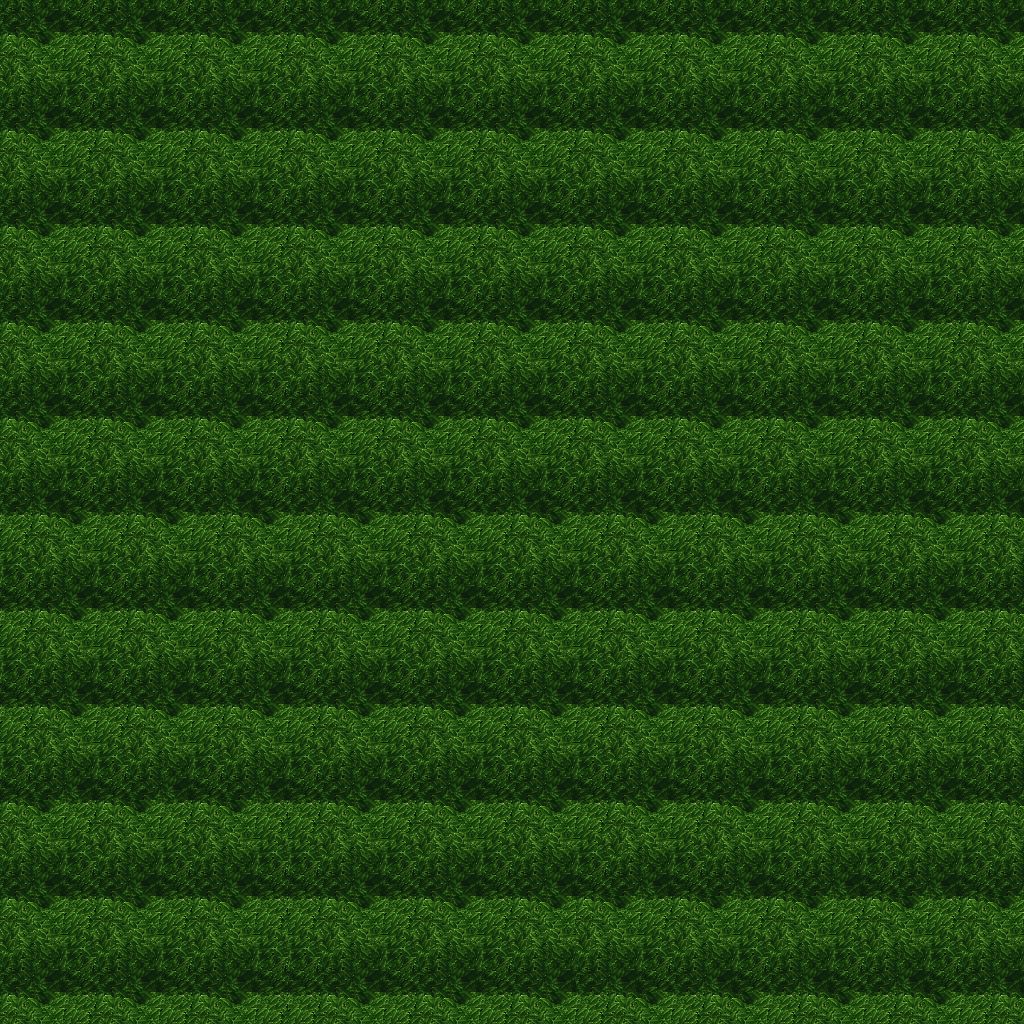

A 2D game scene composited from a Tiled map and its tileset images. What follows is a short description and the map's XML, with each tile layer's data collapsed to a summary:
An orthogonal 32x32 tile map with 32x32 px tiles, 5 tile layers (Ground, Objects, Objects2, Above, ...), 1 hidden layer not drawn, 27 tilesets.

<map version="1.10" tiledversion="1.11.0" orientation="orthogonal" renderorder="right-down" width="32" height="32" tilewidth="32" tileheight="32" infinite="0" nextlayerid="11" nextobjectid="1">
 <tileset firstgid="1" name="ground_ground" tilewidth="32" tileheight="32" tilecount="33" columns="3">
  <image source="../drawable/ground_ground.png" width="96" height="352" />
 </tileset>
 <tileset firstgid="34" name="ground_grass_edges" tilewidth="32" tileheight="32" tilecount="36" columns="12">
  <image source="../drawable/ground_grass_edges.png" width="384" height="96" />
 </tileset>
 <tileset firstgid="70" name="ground_grass_corners" tilewidth="32" tileheight="32" tilecount="24" columns="6">
  <image source="../drawable/ground_grass_corners.png" width="192" height="128" />
 </tileset>
 <tileset firstgid="94" name="plant_grasses" tilewidth="32" tileheight="32" tilecount="6" columns="3">
  <image source="../drawable/plant_grasses.png" width="96" height="64" />
 </tileset>
 <tileset firstgid="100" name="plant_flower_daisy_blue" tilewidth="32" tileheight="32" tilecount="8" columns="2">
  <image source="../drawable/plant_flower_daisy_blue.png" width="64" height="128" />
 </tileset>
 <tileset firstgid="108" name="plant_flower_daisy_yellow" tilewidth="32" tileheight="32" tilecount="8" columns="2">
  <image source="../drawable/plant_flower_daisy_yellow.png" width="64" height="128" />
 </tileset>
 <tileset firstgid="116" name="plant_flower_daisy_red" tilewidth="32" tileheight="32" tilecount="8" columns="2">
  <image source="../drawable/plant_flower_daisy_red.png" width="64" height="128" />
 </tileset>
 <tileset firstgid="124" name="plant_flower_daisy_white" tilewidth="32" tileheight="32" tilecount="8" columns="2">
  <image source="../drawable/plant_flower_daisy_white.png" width="64" height="128" />
 </tileset>
 <tileset firstgid="132" name="logic_collision" tilewidth="32" tileheight="32" tilecount="1" columns="1">
  <image source="../drawable/logic_collision.png" width="32" height="32" />
 </tileset>
 <tileset firstgid="133" name="plant_tree_tree_green" tilewidth="32" tileheight="32" tilecount="88" columns="8">
  <image source="../drawable/plant_tree_tree_green.png" width="256" height="352" />
 </tileset>
 <tileset firstgid="221" name="object_tent" tilewidth="32" tileheight="32" tilecount="9" columns="3">
  <image source="../drawable/object_tent.png" width="96" height="96" />
 </tileset>
 <tileset firstgid="230" name="logic_item_herb" tilewidth="32" tileheight="32" tilecount="5" columns="5">
  <image source="../drawable/logic_item_herb.png" width="160" height="32" />
 </tileset>
 <tileset firstgid="235" name="logic_item_resources" tilewidth="32" tileheight="32" tilecount="6" columns="6">
  <image source="../drawable/logic_item_resources.png" width="192" height="32" />
 </tileset>
 <tileset firstgid="241" name="building_church" tilewidth="32" tileheight="32" tilecount="56" columns="8">
  <image source="../drawable/building_church.png" width="256" height="224" />
 </tileset>
 <tileset firstgid="297" name="logic_creature_albino_elf" tilewidth="32" tileheight="32" tilecount="5" columns="5">
  <image source="../drawable/logic_creature_albino_elf.png" width="160" height="32" />
 </tileset>
 <tileset firstgid="302" name="item_statue_broken_green_column" tilewidth="32" tileheight="32" tilecount="2" columns="1">
  <image source="../drawable/item_statue_broken_green_column.png" width="32" height="64" />
 </tileset>
 <tileset firstgid="304" name="plant_tree_spruce" tilewidth="32" tileheight="32" tilecount="6" columns="2">
  <image source="../drawable/plant_tree_spruce.png" width="64" height="96" />
 </tileset>
 <tileset firstgid="310" name="plant_tree_pine_snowy" tilewidth="32" tileheight="32" tilecount="6" columns="2">
  <image source="../drawable/plant_tree_pine_snowy.png" width="64" height="96" />
 </tileset>
 <tileset firstgid="316" name="logic_creature_ent" tilewidth="32" tileheight="32" tilecount="4" columns="4">
  <image source="../drawable/logic_creature_ent.png" width="128" height="32" />
 </tileset>
 <tileset firstgid="320" name="logic_item_mushroom" tilewidth="32" tileheight="32" tilecount="6" columns="6">
  <image source="../drawable/logic_item_mushroom.png" width="192" height="32" />
 </tileset>
 <tileset firstgid="326" name="plant_tree_tree_blue" tilewidth="32" tileheight="32" tilecount="25" columns="5">
  <image source="../drawable/plant_tree_tree_blue.png" width="160" height="160" />
 </tileset>
 <tileset firstgid="351" name="ground_pothole" tilewidth="32" tileheight="32" tilecount="4" columns="4">
  <image source="../drawable/ground_pothole.png" width="128" height="32" />
 </tileset>
 <tileset firstgid="355" name="logic_portal" tilewidth="32" tileheight="32" tilecount="24" columns="8">
  <image source="../drawable/logic_portal.png" width="256" height="96" />
 </tileset>
 <tileset firstgid="379" name="logic_creature_mythical_being" tilewidth="32" tileheight="32" tilecount="24" columns="8">
  <image source="../drawable/logic_creature_mythical_being.png" width="256" height="96" />
 </tileset>
 <tileset firstgid="403" name="furniture_light_roots_lamp" tilewidth="32" tileheight="32" tilecount="6" columns="2">
  <image source="../drawable/furniture_light_roots_lamp.png" width="64" height="96" />
 </tileset>
 <tileset firstgid="409" name="light_dim_light_7x5" tilewidth="32" tileheight="32" tilecount="35" columns="7">
  <image source="../drawable/light_dim_light_7x5.png" width="224" height="160" />
 </tileset>
 <tileset firstgid="444" name="light_light_5x5" tilewidth="32" tileheight="32" tilecount="25" columns="5">
  <image source="../drawable/light_light_5x5.png" width="160" height="160" />
 </tileset>
 <layer id="1" name="Ground" width="32" height="32">
  <data>[1024 cells, 1024 non-empty, 1 distinct tile ids]</data>
 </layer>
 <layer id="2" name="Objects" width="32" height="32">
  <data>[1024 cells, 0 non-empty, 0 distinct tile ids]</data>
 </layer>
 <layer id="3" name="Objects2" width="32" height="32">
  <data>[1024 cells, 0 non-empty, 0 distinct tile ids]</data>
 </layer>
 <layer id="4" name="Above" width="32" height="32">
  <data>[1024 cells, 1024 non-empty, 9 distinct tile ids]</data>
 </layer>
 <layer id="5" name="Above2" width="32" height="32">
  <data>[1024 cells, 0 non-empty, 0 distinct tile ids]</data>
 </layer>
 <layer id="6" name="Walkable" width="32" height="32" visible="0">
  <data>[1024 cells, 1024 non-empty, 1 distinct tile ids]</data>
 </layer>
 <objectgroup id="7" name="Mapevents" />
 <objectgroup id="8" name="Spawn" />
 <objectgroup id="9" name="Keys" />
 <objectgroup id="10" name="Replace" />
</map>
